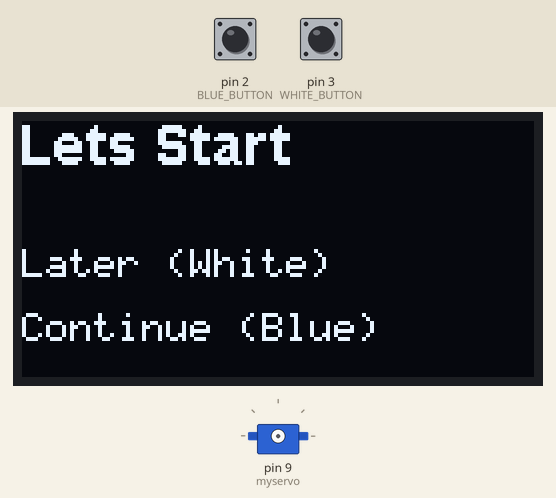
The sketch below on a simulated Arduino Uno, built with avr-gcc and run on an emulated ATmega328P. Shown: 128×64 one-colour display, servo. The inputs (shaded band) are chosen by the test bench; at power-on: pin 2 (BLUE_BUTTON) HIGH, pin 3 (WHITE_BUTTON) HIGH. The local clock reads 2024-03-15 10:24:30 at power-on unless the sketch sets it; the sensor or clock chip raises its interrupt line as the real part does.

Above: at 3.3 s.
3.4 s: pin 2 (BLUE_BUTTON) pulled LOW for 1 s
At 5.2 s:
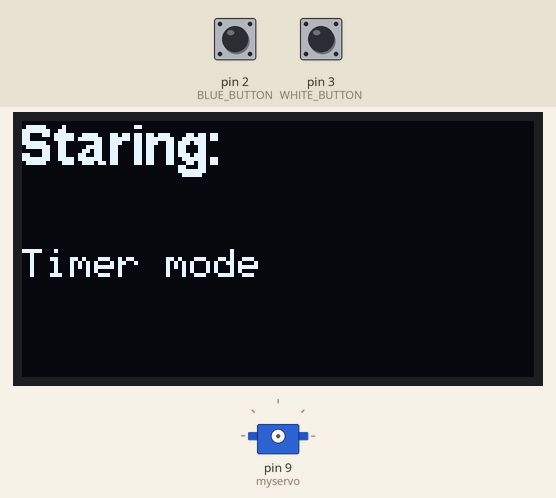
7.4 s: pin 2 (BLUE_BUTTON) pulled LOW for 3.2 s
At 10.2 s:
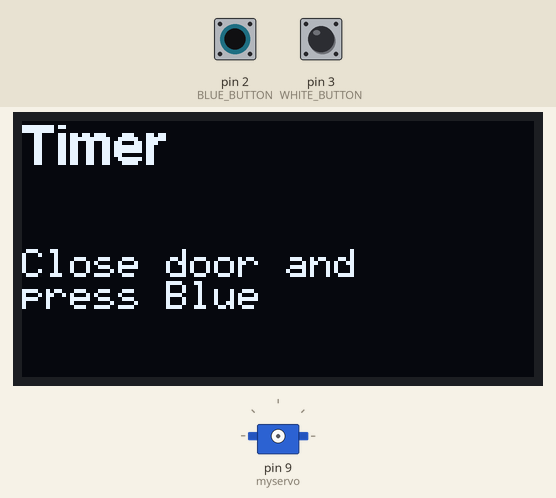
13.1 s: pin 2 (BLUE_BUTTON) pulled LOW for 0.15 s
16.2 s: pin 2 (BLUE_BUTTON) pulled LOW for 0.15 s
At 17.6 s:
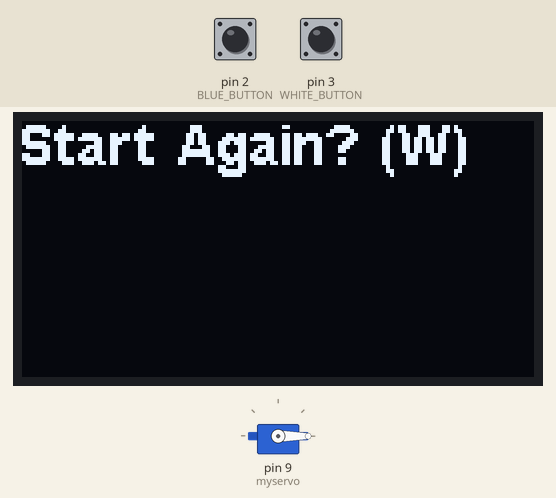
19.3 s: pin 3 (WHITE_BUTTON) pulled LOW for 3.2 s
At 22.8 s:
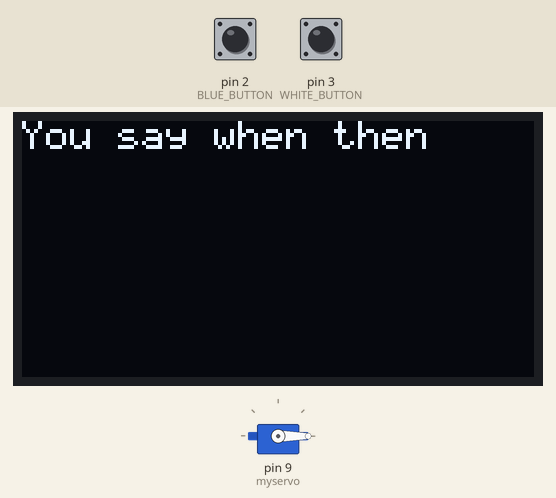
Timing chart, 0 to 24.3 s (numbered marks = the images above; inputs shaded):
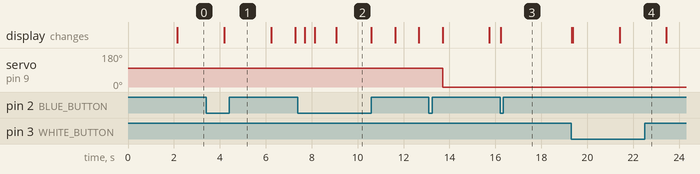

The sketch:

Sketch_17.ino
```cpp
#include <stdlib.h>
/*************************************************************************/

#include "DHT.h"

#define DHTPIN 5     // Digital pin connected to the DHT sensor

#define DHTTYPE DHT11
DHT dht(DHTPIN, DHTTYPE);


//************************* OLED ******************************************
// Test for minimum program size.
// Edit AVRI2C_FASTMODE in SSD1306Ascii.h to change the default I2C frequency.

#include "SSD1306Ascii.h"
#include "SSD1306AsciiAvrI2c.h"

// 0X3C+SA0 - 0x3C or 0x3D
#define I2C_ADDRESS 0x3C

// Define proper RST_PIN if required.
#define RST_PIN -1

SSD1306AsciiAvrI2c oled;
#define DISPLAY_TIME 2000


/**************************************************************************/

#include <RTClib.h>

RTC_DS3231 rtc;

// the pin that is connected to SQW of DS3231
#define CLOCK_INTERRUPT_PIN 3
/**************************************************************************/


#include <Servo.h>

Servo myservo;  // create servo object to control a servo


////////////////////////////////////////////////////////////////////////////////////////////////////////////////////////////
// ************************* SETUP **************************************************** SETUP ******************************
////////////////////////////////////////////////////////////////////////////////////////////////////////////////////////////
const byte interruptPin = 2;
bool sw1=0;
byte menuLevel = 0;
uint8_t timerTarget[3];
char buff[32];
uint8_t openDay;
char openClock[10] = "hh:mm AP";
char openCalendar[10] = "DD/MMM/YY";
char weekDay[][4] = {"Sun", "Mon", "Tue", "Wed", "Thu", "Fri", "Sat" };
#define BLUE_BUTTON     2
#define WHITE_BUTTON    3

void setup()
{
  Serial.begin(9600);
  //Begin humidity sensor
  dht.begin();

  //BLUE (Interrupt)
  pinMode(interruptPin, INPUT_PULLUP);
  attachInterrupt(digitalPinToInterrupt(interruptPin), awake, FALLING );
  //WHITE
  pinMode(WHITE_BUTTON, INPUT_PULLUP);

  //********************* initializing the rtc ********************
  if(!rtc.begin()) {
      Serial.println("Couldn't find RTC!");
      Serial.flush();
      abort();
  }

  //Uncomment block below to set time when power loss
  /*
  if(rtc.lostPower()) {
      // this will adjust to the date and time at compilation
      rtc.adjust(DateTime(F(__DATE__), F(__TIME__)));
  }
  */

  //we don't need the 32K Pin, so disable it
  rtc.disable32K();
  // stop oscillating signals at SQW Pin
  rtc.writeSqwPinMode(DS3231_OFF);


  //////////////////OLED/////////////////
#if RST_PIN >= 0
  oled.begin(&Adafruit128x64, I2C_ADDRESS, RST_PIN);
#else // RST_PIN >= 0
  oled.begin(&Adafruit128x64, I2C_ADDRESS);
#endif // RST_PIN >= 0
  // Call oled.setI2cClock(frequency) to change from the default frequency.

  // ***************** OLED WELCOME**********************

  oled.clear();

  oled.setFont(Cooper19);
  oled.print("  R-Cortes \n  Inc.");
  delay(2000);
  oled.clear();
  /*
  oled.setFont(Arial_bold_14);
  oled.print("   Timer");
  delay(2000);

  oled.setFont(System5x7);
  oled.print("\n\nSet Timer");
  delay(2000);
  oled.print("\n\nTime = ");
  oled.print(n);
  delay(2000);*/
}

//////////////////////FUNCTIONS//////////////////////////////////////////////////FUNCTIONS////////////////////////////
////////////////////////////////////////////////////////FUNCTIONS/////////////////////////////////////////////////////
//////////////////////FUNCTIONS//////////////////////////////////////////////////FUNCTIONS////////////////////////////

//***************** OLED+Temp **************************
void DisplayTempAndHumidity()
{
      // Reading temperature or humidity takes about 250 milliseconds!
      // Sensor readings may also be up to 2 seconds 'old' (its a very slow sensor)
      float h = dht.readHumidity();
      // Read temperature as Celsius (the default)
      float t = dht.readTemperature();

      char h_str[8]; // Buffer big enough for 7-character float
      dtostrf(h, 6, 2, h_str); // Leave room for too large numbers!
      oled.clear();
      oled.setFont(TimesNewRoman16_italic);
      oled.print("\n Humidity: ");
      oled.print(h_str);
      oled.print(" %\n\n");

      char t_str[8]; // Buffer big enough for 7-character float
      dtostrf(t, 6, 2, t_str); // Leave room for too large numbers!
      oled.print(" Temp:      ");
      oled.print(t_str);
      oled.print(" C");
      delay(2*DISPLAY_TIME);
}

//******************************************************


//******************* OLED+RTC ******************************
void DisplayDateAndTime()
{
    // print current time
    char timeStr[10] = "hh:mm AP";
    char dateStr[10] = "DD/MMM/YY";
    uint8_t day;
    rtc.now().toString(timeStr);
    rtc.now().toString(dateStr);
    day = rtc.now().dayOfTheWeek();

    oled.clear();
    oled.setFont(Arial_bold_14);
    oled.println(" Time:");
    oled.setFont(TimesNewRoman16_italic);
    oled.print("\n");
    oled.println(dateStr);
    oled.print("\n");
    oled.print(weekDay[day]);
    oled.print("    ");
    oled.print(timeStr);
    delay(2*DISPLAY_TIME);
}
void DisplayOpeningDate()
{
    oled.clear();
    oled.setFont(Arial_bold_14);
    oled.println(" Will open on:");
    oled.setFont(TimesNewRoman16_italic);
    oled.print("\n");
    oled.println(openCalendar);
    oled.print(weekDay[openDay]);
    oled.print("    ");
    oled.print(openClock);
    delay(2*DISPLAY_TIME);
}
//******************************************************


//******************* SERVO ****************************

void openDoor()
{
      myservo.attach(9);
      myservo.write(0);
      oled.clear();
      oled.print("Timer ended");
      delay(2000);
      myservo.detach();
      oled.clear();
}

void closeDoor()
{
      myservo.attach(9);
      myservo.write(100);
      delay(1000);
      myservo.detach();
}
//******************************************************

//******************* INTERRUPTS ****************************
void awake()
{
    sw1 = !sw1;
}
//***********************************************************

//************************ MENUS ****************************
void menu0()
{

      oled.clear();
      oled.setFont(Arial_bold_14);
      oled.println("Lets Start\n");
      oled.setFont(System5x7);
      oled.println("Later (White)\n");
      oled.print("Continue (Blue)");
      delay(2000);

      bool blue=0, white=0;
      while(menuLevel==0)
      {
            blue = digitalRead(BLUE_BUTTON);
            white = digitalRead(WHITE_BUTTON);
            if(!white)
            {
                  menuLevel = 3; //Door open
                  oled.clear();
                  oled.print("You say when then");
                  delay(2000);
            }
            else if(!blue)
            {
                  menuLevel = 1;
                  oled.clear();
                  oled.setFont(Arial_bold_14);
                  oled.println("Staring:\n");
                  oled.setFont(System5x7);
                  oled.print("Timer mode");
                  delay(2000);
            }
      }
      oled.clear();

}

void setParameter(char* title,byte i)
{
    bool okFlag = 1; //Normally open button, 1 = not pushed, 0 = pushed
    bool increment = 0;
    oled.clear();
    oled.setFont(Arial_bold_14);
    oled.print("\n\n    ");
    oled.print(title);
    oled.print("  0");
    while (okFlag == 1)
    {
        delay(350);
        increment = !digitalRead(WHITE_BUTTON);
        okFlag = digitalRead(BLUE_BUTTON);

        if (increment)
            timerTarget[i]++;
        oled.clear();
        oled.setFont(Arial_bold_14);
        oled.print("\n\n    ");
        oled.print(title);
        oled.print("  ");
        oled.print(timerTarget[i]);
    }
}

void menu1() //Program mode 1: Timer -> Set timer
{
      bool okFlag=1; //Normally open button, 1 = not pushed, 0 = pushed
      bool increment=0;

      oled.clear();
      oled.setFont(Arial_bold_14);
      oled.println("Timer\n");
      oled.setFont(System5x7);
      oled.print("Set timer");
      delay(DISPLAY_TIME/2);

      for(uint8_t i = 0; i<3;i++)
      {
            timerTarget[i] = 0;
      }

      setParameter("   DAYS :", 0);
      setParameter("   HOURS:", 1);
      setParameter("   MINS :", 2);

      delay(500);
      oled.clear();
      oled.setFont(Arial_bold_14);
      oled.println("Timer\n");
      oled.setFont(System5x7);
      oled.println("Close door and");
      oled.print("press Blue");
      delay(DISPLAY_TIME/2);

      bool blue=1;
      while(blue)
      {
        blue = digitalRead(BLUE_BUTTON);
      }
      delay(500);
      oled.clear();
      oled.setFont(Arial_bold_14);
      oled.println("\n\n           ok");
      delay(DISPLAY_TIME/2);
      oled.clear();
      oled.println("\n\n          bye.");
      delay(DISPLAY_TIME/2);
      oled.clear();
      closeDoor();
      menuLevel = 2; //Menu = 2 -> door closed, 3 -> door open
      rtc.clearAlarm(1);
      rtc.setAlarm1(rtc.now() + TimeSpan((uint16_t)timerTarget[0],timerTarget[1],timerTarget[2],0),DS3231_A1_Date);
      DateTime openTime = rtc.now() + TimeSpan((uint16_t)timerTarget[0],timerTarget[1],timerTarget[2],0);

      openTime.toString(openClock);
      openTime.toString(openCalendar);
      openDay = openTime.dayOfTheWeek();
}

void checkTimer()
{
  if(rtc.alarmFired(1))
  {
    openDoor();
    menuLevel=3;
  }
}

void restart()
{
  oled.clear();
  oled.setFont(Arial_bold_14);
  oled.println("Start Again? (W)");
  delay(DISPLAY_TIME/3);
  bool white=1;
  for(int i=0; i<10; i++)
  {
    delay(300);
    white = digitalRead(WHITE_BUTTON);
    if(!white)
      break;
  }
  if(!white)
    menuLevel=0;
}

//************************************************************

/////////////////LOOP/////////////////////////////LOOOP//////////////////
/////////////////LOOP/////////////////////////////LOOOP//////////////////
/////////////////LOOP/////////////////////////////LOOOP//////////////////
//------------------------------------------------------------------------------
void loop()
{

  //Menu 1: Timer(blue) Weekend(white)
  if(menuLevel==0) //MENU Start
        menu0();
  if(menuLevel==1) //MENU Program mode 1: Timer -> Set timer
        menu1();

  if(menuLevel==2) //Door closed
        checkTimer();


  if(sw1) //To awake screen
  {
        for(int i=0; i<2; i++)
        {
              if(menuLevel==3)
              {
                restart();
                break;
              }
              else
              {
                DisplayDateAndTime();
                DisplayOpeningDate();
                DisplayTempAndHumidity();
              }
        }
        sw1=!sw1;
        oled.clear();
  }
}
```

Measured:
- after the input at 3.4 s, the display: changes after 0.78 s (image 1)
- after the input at 7.4 s, the display: first changes after 0.31 s (image 2 shows a later state)
- after the input at 16.2 s, the display: changes at once (image 3)
- after the input at 19.3 s, the display: first differs from a run without the input after 0.07 s (image 4 shows a later state)
- what the display in image 2 shows lasts 1.5 s, from 9.1 s to 10.6 s
